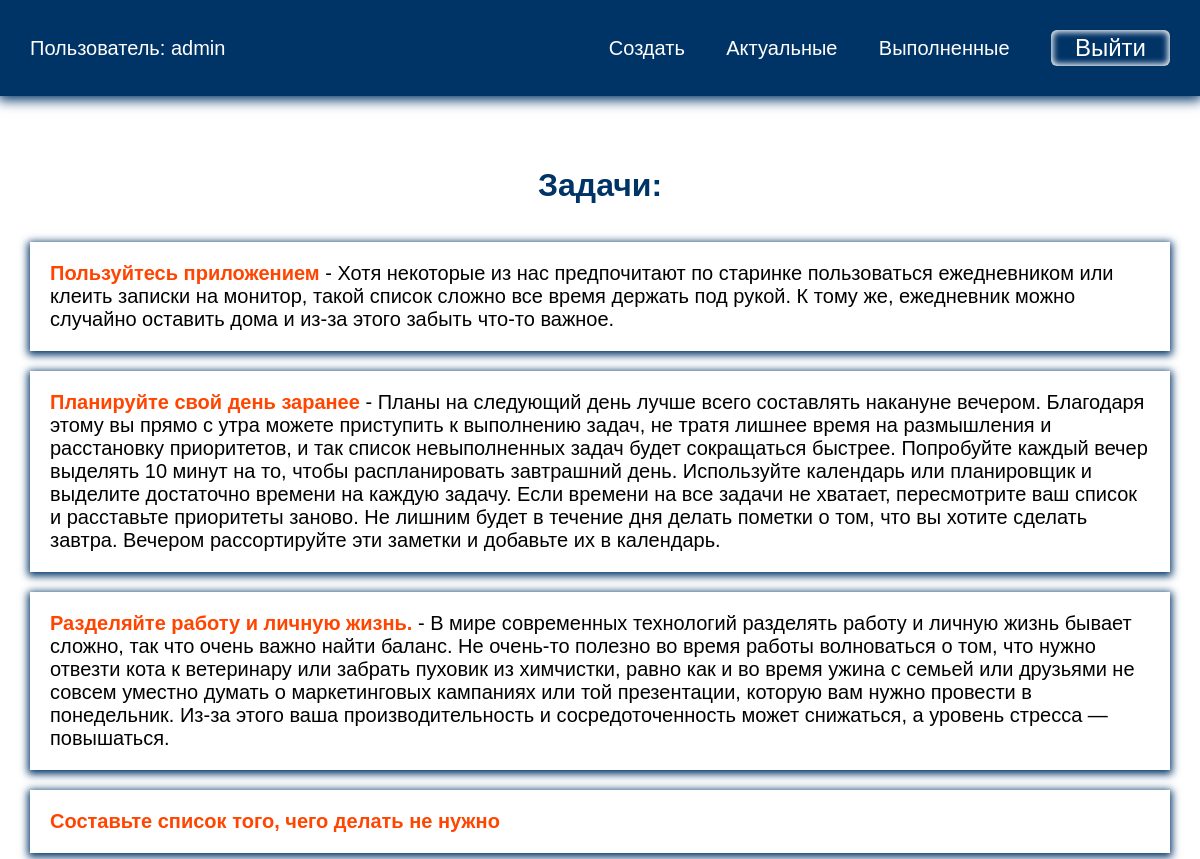
Page /current/ (signed in) on the earlier database version.
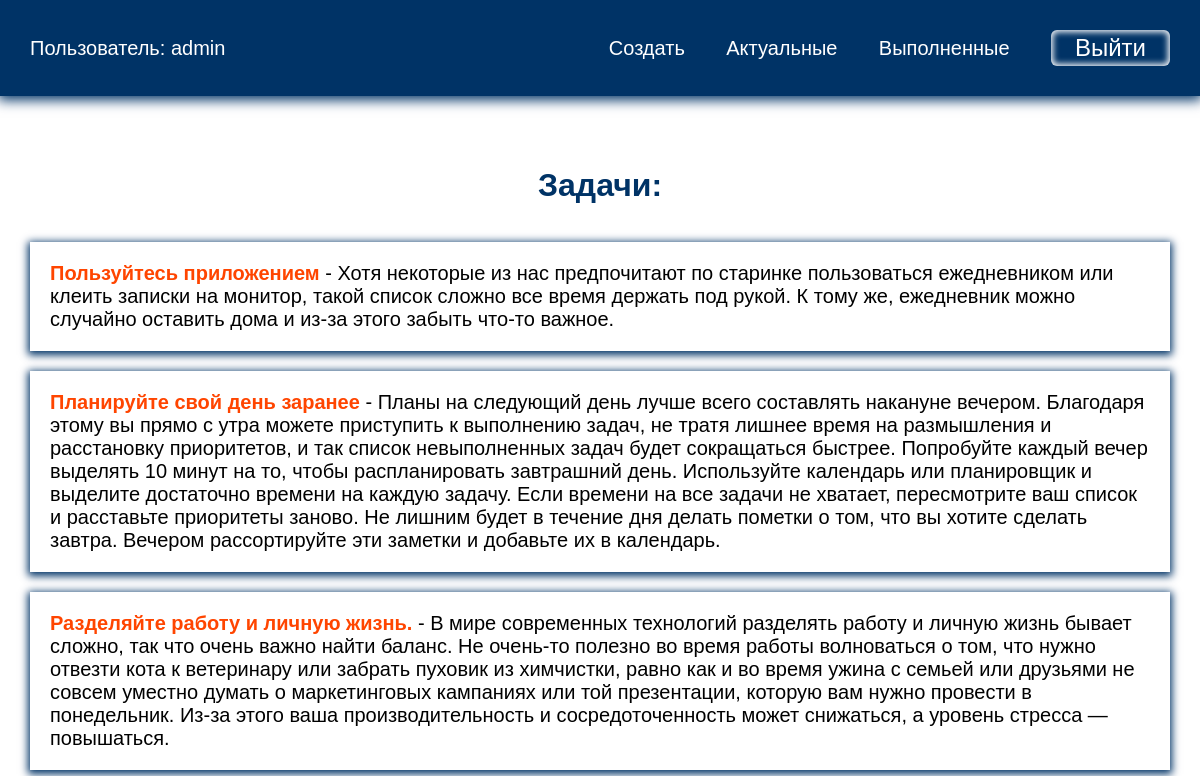
Same page on the later database version.
### todo/models.py (models this page shows, shortened)
class Todo(models.Model):
    title = models.CharField(max_length=100)
    memo = models.TextField(blank=True)  # описание задачи, может быть, может не быть(мы разрешаем что поле может быть пустым).
    created = models.DateTimeField(auto_now_add=True)  # поле дата создания, для того что бы могли потом отсортировать наши задачи либо по возрастанию,либо по убыванию. Атирбут мы не сможем менять в ручную. Не изменяемые поля в админке отображаться не будут, но они будут храниться в БД. В тот момент когда мы будем создавть какую то задачу, у нас зафиксируется дата и время ее создания.
    data_completed = models.DateTimeField(null=True, blank=True)  # сделаем задачу как выполненной (дата и время текущей задачи) Данную задачу мы не можем выполнить сразу, пока поле не заполнено будет просто null=True.
    important = models.BooleanField(default=False)  # Важная задача либо нет. Сдесь нам нужно в виде checkbox, True его как то выделим, False выделять не будем. default=False - задача изначально не важная.
    user = models.ForeignKey(User, on_delete=models.CASCADE)  # Задачу нужно связать с пользователем(таблицей пользователей). Что каждый пользователь видит свой набор задач, а не чужих. Связываем таблицу Тodo с таблицей User. У одного пользователя может быть много каких то задач. Что будет происходить с задачами когда удалим пользователя on_delete=models.CASCADE.

### todo/views.py (the view)
# urls.py: path('current/', views.currenttodos, name='currenttodos'), # Наши задачи
@login_required
def currenttodos(request):  # Будем выводить задачи (словарь из todos)
    todos = Todo.objects.filter(user=request.user, data_completed__isnull=True)  # filter() - метод, который дает возможность сделать какую то выборку. user=request.user - для текущего пользователя(что бы видел только свои записи). data_completed__isnull=True - это мы после выполнения задачи даем возможность её удалить. Допускается data_completed со значением isnull.
    return render(request, 'todo/currenttodos.html', {'todos': todos})

### todo/templates/todo/currenttodos.html
{% extends 'todo/base.html' %}
{% block content %}
<h1>Задачи: </h1>
<ul>
    {% for todo in todos %}
    <li>
        <a href="{% url 'viewtodo' todo.id %}">
        {% if todo.important %}
        <b>{{ todo.title }}</b>
        {% else %}
        {{ todo.title }}
        {% endif %}
        {% if todo.memo %}
        - {{ todo.memo }}
        {% endif %}
        </a>
    </li>
    {% endfor %}
</ul>
{% endblock %}

Differences in the rows shown:
no longer on this page (row edited): Todo: title "Составьте список того, чего делать не нужно"
